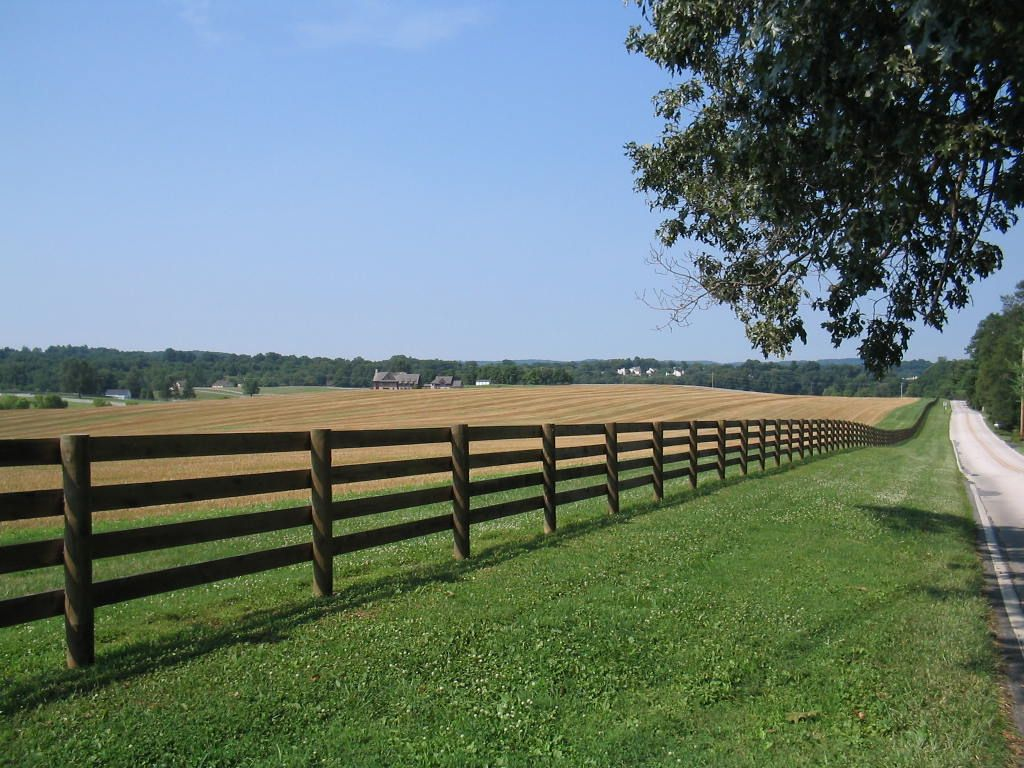
//> input picture BBM2018/BBM03/BBM03/fence.jpg, 1024 x 768 px
$ ./ex03   (built with g++ and OpenCV 4)
//> lines starting //> are read from the running program, lines starting //| are printed output that depends on the picture; after the words box and inside, x2 and y2 are one past the last pixel; in counts of white or black regions, pixels touching at a corner belong together
/**
 * Bildbasierte Modellierung SS 2017
 * Prof. Dr.-Ing. Marcus Magnor
 *
 * Betreuer: JP Tauscher (tauscher@cg.cs.tu-bs.de)
 * URL: https://graphics.tu-bs.de/teaching/ss17/bbm
 */

#include <iostream>
#include <queue>

#include <opencv2/highgui/highgui.hpp>
#include <opencv2/imgproc/imgproc.hpp>
#include <opencv2/contrib/contrib.hpp>

#include "cv.h"
#include "highgui.h"
#include "cvaux.h"
#include "cxcore.h"
#include "opencv2/opencv.hpp"
#include <string>
#include <math.h>
#include <opencv2/opencv.hpp>
#include <opencv2/core/core.hpp>
#include <opencv2/highgui/highgui.hpp>
#include <cstdlib>
#include <stdio.h>

using namespace cv;
using namespace std;

/**
 * Datum: 24.4.2018
 *
 * Übungsblatt: 3
 * Abgabe: 8.5.2018
 */

/**
 * Aufgabe: Median-Filter (10 Punkte)
 * Der Median-Filter ist ein einfacher nichtlinearer Filter, der sich
 * gut eignet, um bestimmte Arten von Bildrauschen zuentfernen.
 * - Implementiere einen Median-Filter, ohne \code{medianBlur} zu verwenden.
 *
 */

/* TODO */
void medianFilter(const Mat& image, Mat& image_out);
//unsigned char GetMedianNum(unsigned char * bArray, int iFilterLen);
void salt(Mat& image, int n);
void pepper(Mat& image, int n);

int main(int argc, char **argv) {

	Mat image_gray = imread("fence.jpg",IMREAD_GRAYSCALE);
//> image_gray: 768 rows x 1024 cols, CV_8UC1; min 0, max 255, mean 114.5
	//Mat image_gray = imread("skyscraper.jpg",IMREAD_GRAYSCALE);
	//Mat image_gray = imread("quad.png",IMREAD_GRAYSCALE);
	if (image_gray.empty())
    return -1;

	Mat image_gray_median(image_gray.rows,image_gray.cols,CV_8UC1);

	namedWindow("grau", WINDOW_NORMAL);
	imshow("grau", image_gray);
	waitKey(0);

	medianFilter(image_gray,image_gray_median);

	namedWindow("median_grau", WINDOW_NORMAL);
	imshow("median_grau", image_gray_median);
	waitKey(0);
    /**
     * - Wende den Median-Filter auf ein Graustufenbild an.
     */

/* TODO */

	//Mat image_color =imread("skyscraper.jpg",IMREAD_COLOR);
	Mat image_color = imread("fence.jpg",IMREAD_COLOR);
//> image_color is the input picture: 768 rows x 1024 cols, CV_8UC3; mean B, G, R 114, 120.8, 102.5
	//Mat image_color = imread("quad.png",IMREAD_COLOR);
	namedWindow("image_color", WINDOW_NORMAL);
	imshow("image_color", image_color);
	waitKey(0);

    Mat median_image_color;
	vector<Mat> channels(3);
	vector<Mat> median_channels(3);
	Mat imageRedChannel(image_gray.rows,image_gray.cols,CV_8UC1);
	Mat imageGreenChannel(image_gray.rows,image_gray.cols,CV_8UC1);
    Mat imageBlueChannel(image_gray.rows,image_gray.cols,CV_8UC1);
	split(image_color, channels);
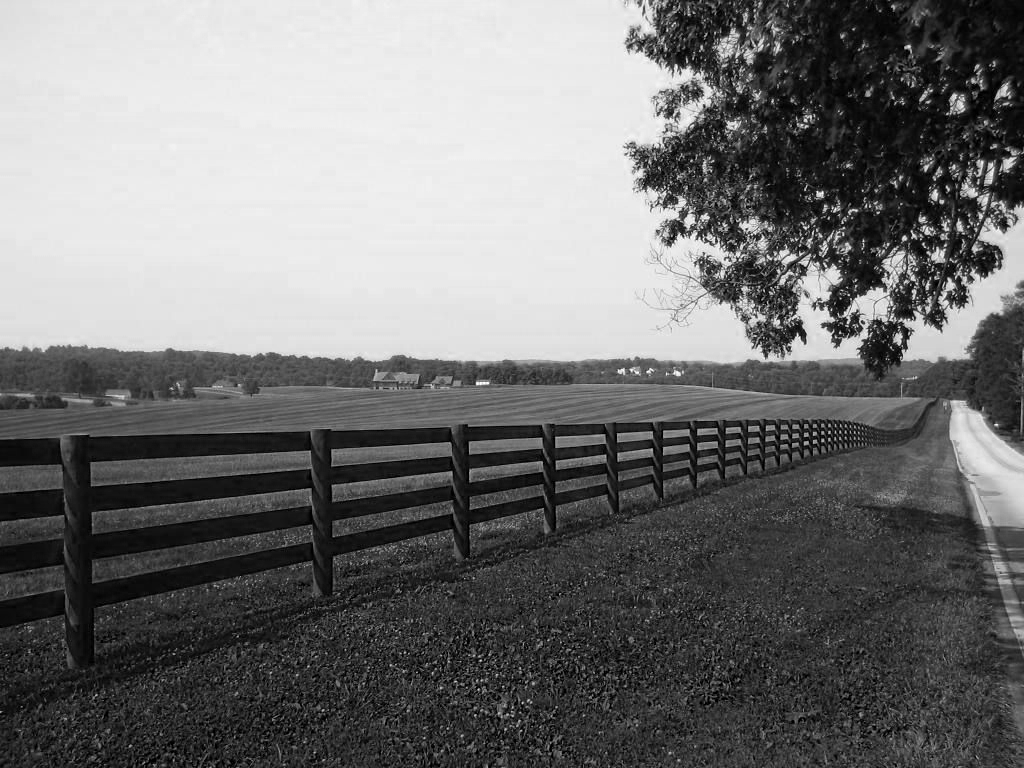
//> channels[0]: 768 rows x 1024 cols, CV_8UC1; min 0, max 255, mean 114
	medianFilter(channels[2],imageRedChannel);
	medianFilter(channels[1],imageGreenChannel);
	medianFilter(channels[0],imageBlueChannel);
	median_channels[2]= imageRedChannel;
	median_channels[1] = imageGreenChannel;
	median_channels[0] = imageBlueChannel;
	merge(median_channels,median_image_color);
    namedWindow("median_image_color", WINDOW_NORMAL);
	imshow("median_image_color", median_image_color);
	waitKey(0);

    /**
     * - Wende den Median-Filter auf die einzelnen Kanäle eines Farbbilds an
     */


/* TODO */


    /**
     * - Wie kann man ungewollte Farbverschiebungen vermeiden?
     * - Für welche Arten von Rauschen eignet sich der Median-Filter gut, für welche nicht?
     */
	Mat image_gray1 = imread("fence.jpg",IMREAD_GRAYSCALE);
	//Mat image_gray1 = imread("skyscraper.jpg",IMREAD_GRAYSCALE);
	//Mat image_gray1 = imread("quad.png",IMREAD_GRAYSCALE);
	salt(image_gray1,5000);
//> after the loop in salt, `for(int k=0; k<n; k++)`:
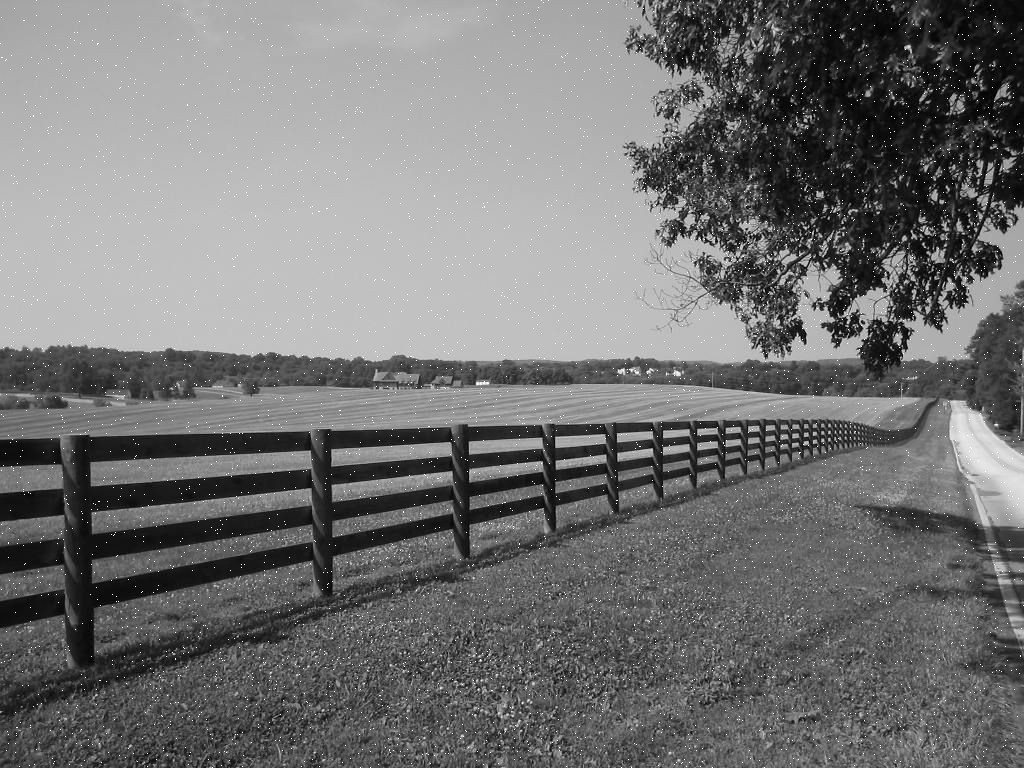
//> image: 768 rows x 1024 cols, CV_8UC1; min 0, max 255, mean 115.4
	pepper(image_gray1,5000);
//> after the loop in pepper, `for(int k=0; k<n; k++)`:
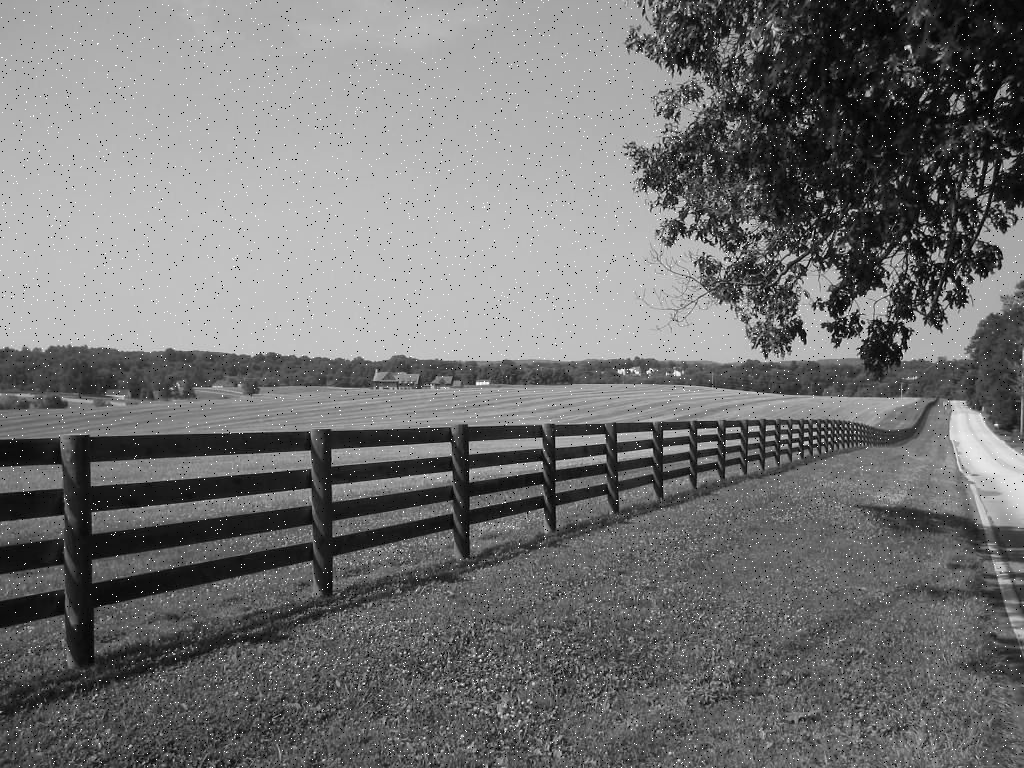
//> image: 768 rows x 1024 cols, CV_8UC1; 0.63% of pixels changed, all inside (x1, y1, x2, y2) = (0, 0, 1024, 768)
	namedWindow("noise_grau", WINDOW_NORMAL);
	imshow("noise_grau", image_gray1);
	waitKey(0);

	Mat image_gray1_median(image_gray.rows,image_gray.cols,CV_8UC1);
	medianFilter(image_gray1,image_gray1_median);
	namedWindow("nosie_filter", WINDOW_NORMAL);
	imshow("nosie_filter", image_gray1_median);
	waitKey(0);

    /**
     * Aufgabe: Hough-Transformation (10 Punkte)
     *
     * Die Hough-Transformation kann für das Finden von Linien in Bildern verwendet werden.
     *
     * In dieser Aufgabe sollst du die Hough-Transformation implementieren ohne die Funktionen \code{HoughLines}
     * oder \code{HoughLinesP} zu verwenden.
     */


    /**
    * - Erzeuge ein Kantenbild. Verwende dazu einen Filter deiner Wahl. Begründe die Wahl des Kantendetektors.
    */
	Mat canny;
	//unsigned int pixel;
	Canny(image_gray,canny,50,150,3); // value is 0 or 255
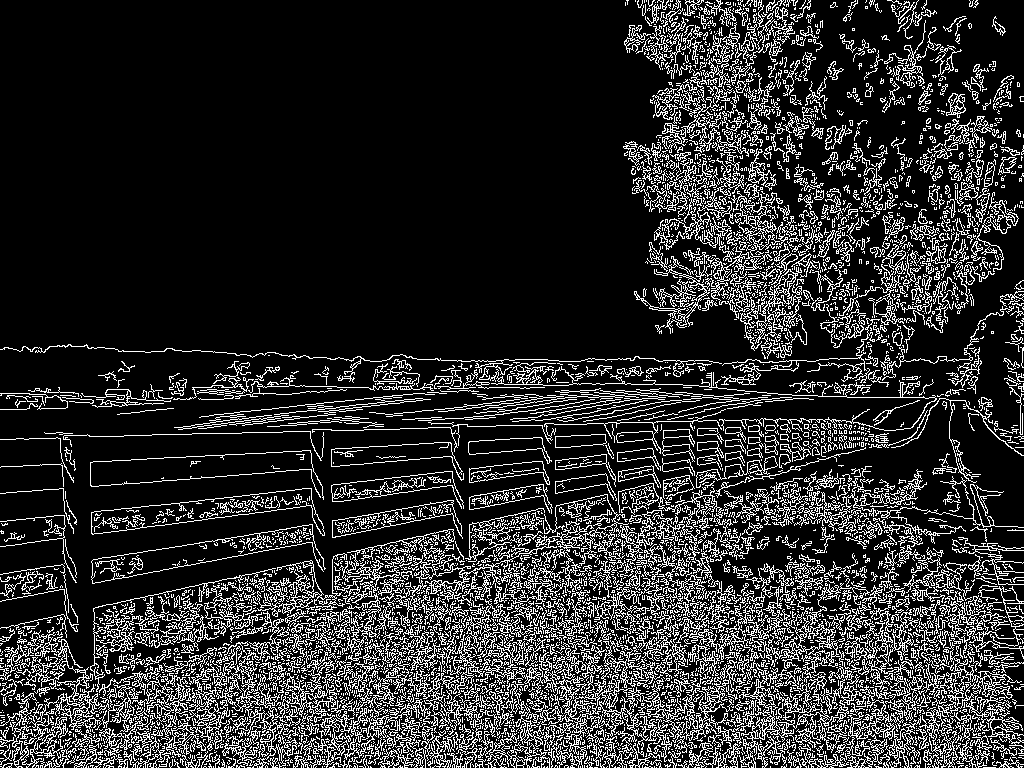
//> canny: 768 rows x 1024 cols, CV_8UC1; 17.4% white in thin lines or dots
	imshow("canny", canny);
	// [6 lines of commented-out code are left out]
	namedWindow("canny", WINDOW_NORMAL);
	imshow("canny", canny);
	waitKey(0);

/* TODO */

    /**
    * - Transformiere das Kantenbild in den Hough-Raum und zeige diesen in einer geeigneten Color Map an.
    */
	float angle;
	float distance;
	int distance_int;
	double distance_max = sqrt((double)(canny.cols * canny.cols + canny.rows * canny.rows)); //rows= height= 768 cols = height =1024
//> distance_max = 1280
	cout<<sin(-1.04719667)<<endl;
	int hough_rows = cvRound(distance_max);
//> hough_rows = 1280
	int hough_cols = 180; // change -90 -> 90 to 0 -> 180
	Mat hough = Mat::zeros(hough_rows * 2, hough_cols, CV_16UC1); // parameter(ρ,θ) -p -> p  into 0 ->2p
	cout<<hough.rows<<endl;
//| 2560
	cout<<hough.cols<<endl;
//| 180
	for (int i = 0; i < canny.rows; i++) {
        for (int j = 0; j < canny.cols; j++) {
			if(canny.at<uchar>(i, j) == 255) {
				for (int k = 0 ; k < 180; k++) {
					angle = ((float) k - 90 )/ 180 * CV_PI; //real angle in radian
					//angle = (float) k / 180 * CV_PI;
					distance = j * cos(angle) + i * sin(angle);
					//if(distance > 0) {distance_int = cvRound(distance) + hough_rows;}
					//else {distance_int = cvRound(distance);
					//	  distance_int = abs(distance_int);}
					distance_int = cvRound(distance) + hough_rows;
						if(k >= 0 && k < hough.cols && distance_int >= 0 && distance_int < hough.rows){
							hough.at<ushort>(distance_int,k) += 1; // accumulate
						}
					}
				}
			}
		}
//> this loop made 768 passes
//> (distance, distance_int) on passes 1 to 3: (17.05, 1297), (18.03, 1298), (19.05, 1299)
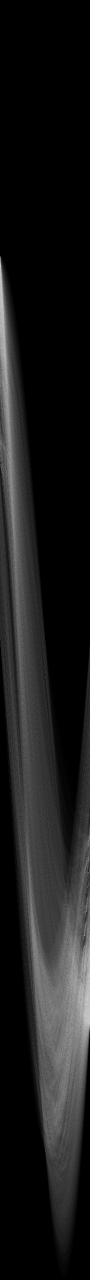
//> hough: 2560 rows x 180 cols, CV_16UC1 (shown at 1/2 size); min 0, max 498, mean 53.5; drawn with min black and max white
//> after the loop, angle = 1.55; distance = 784.7; distance_int = 2065
    Mat hough_color;
    normalize(hough, hough_color, 0, 255, NORM_MINMAX, CV_8UC1);
    applyColorMap(hough_color, hough_color, COLORMAP_JET);
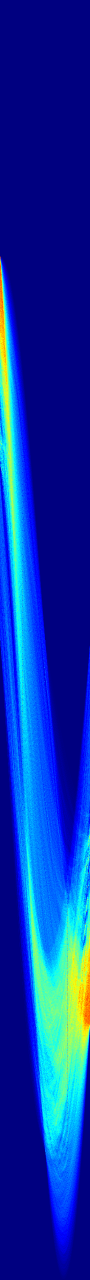
//> hough_color: 2560 rows x 180 cols, CV_8UC3 (shown at 1/2 size); mean B, G, R 165.8, 50.8, 9.8
	namedWindow("hough space", WINDOW_NORMAL);
    imshow("hough space", hough_color);
    waitKey(0);

/* TODO */

    /**
    * - Finde die markantesten Linien und zeichne diese in das Originalbild ein.
    */

/* TODO */
	 vector<Point> lines;
	 int maxvalue = 0;
	 	 	for (int i = 0; i < hough.rows; i++) {
				for (int j = 0; j < hough.cols; j++) {
				 if (hough.at<ushort>(i, j) > maxvalue)
					{
						 maxvalue = hough.at<ushort>(i, j);

					}
				}
			}
//> after the loop, maxvalue = 498
	cout<<"max"<<maxvalue<<endl;
//| max498
    int threshold = cvRound(0.8 * maxvalue);
//> threshold = 398
	 Point pt;
	 	for (int i = 1; i < hough.rows -1; i++) {
			for (int j = 1; j < hough.cols -1; j++) {
				int value = hough.at<ushort>(i, j);
				if( value > threshold)
				{
					if((value > hough.at<ushort>(i-1, j-1)) && (value > hough.at<ushort>(i, j-1)) && (value > hough.at<ushort>(i+1, j-1)) && (value > hough.at<ushort>(i-1, j)) && (value > hough.at<ushort>(i+1, j)) && (value > hough.at<ushort>(i-1, j+1)) && (value > hough.at<ushort>(i, j+1)) && (value > hough.at<ushort>(i+1, j+1)))
                   {
						pt.x = i;
					    pt.y = j;
					    lines.push_back(pt);
				   }
				 }
			}
}
//> after the loop, lines = 67 Points (x, y), first 12: [537, 1], [549, 2], [564, 1], [566, 3], [567, 1], [569, 2], [573, 2], [577, 3], [581, 3], [583, 2], [588, 1], [592, 3]
		cout<<"size"<<lines.size()<<endl;
//| size67
		for (unsigned int i = 0; i<lines.size(); i++)
			{
				//float r = lines[i].x > hough_rows ? lines[i].x - hough_rows : lines[i].x ;
				float r = lines[i].x - hough_rows;
				float theta = (float) (lines[i].y -90)/ 180 * CV_PI;
				Point pt1,pt2;
				double a=cos(theta);
				double b=sin(theta);
				double x = r * a;
				double y = r * b;
				pt1.x = 0;
				pt1.y = cvRound(r / b);
				pt2.x = canny.cols;
				pt2.y = cvRound((- a * canny.cols + r) / b);

				// [7 lines of commented-out code are left out]
				line(image_color, pt1, pt2, Scalar(0,0,225), 2, CV_AA);
			 }
//> this loop made 67 passes
//> (r, theta, a, b, x, y) on passes 1 to 12: (-743, -1.55, 0.0175, -1, -12.97, 742.9), (-731, -1.54, 0.0349, -0.999, -25.51, 730.6), (-716, -1.55, 0.0175, -1, -12.5, 715.9), (-714, -1.52, 0.0523, -0.999, -37.37, 713), (-713, -1.55, 0.0175, -1, -12.44, 712.9), (-711, -1.54, 0.0349, -0.999, -24.81, 710.6), (-707, -1.54, 0.0349, -0.999, -24.67, 706.6), (-703, -1.52, 0.0523, -0.999, -36.79, 702), (-699, -1.52, 0.0523, -0.999, -36.58, 698), (-697, -1.54, 0.0349, -0.999, -24.32, 696.6), (-692, -1.55, 0.0175, -1, -12.08, 691.9), (-688, -1.52, 0.0523, -0.999, -36.01, 687.1)
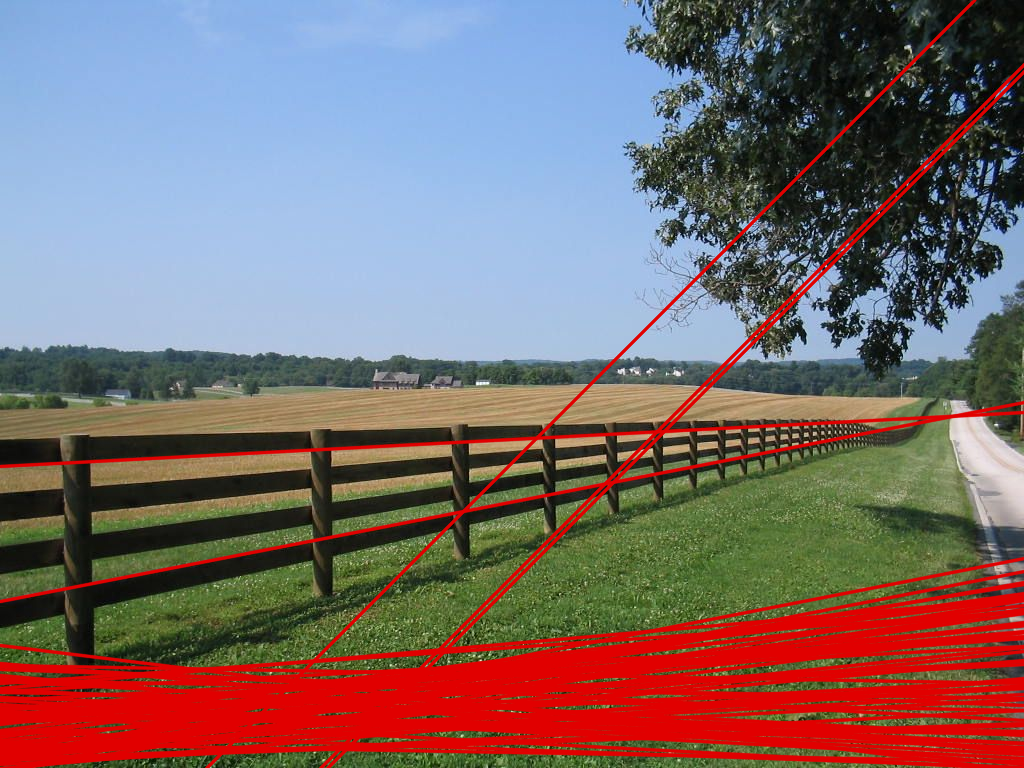
//> image_color: 768 rows x 1024 cols, CV_8UC3; mean B, G, R 106.2, 105.9, 124.7
   // namedWindow("Hough", WINDOW_NORMAL);
	imshow("Hough", image_color);
	waitKey(0);

	}

// [23 lines of commented-out code are left out]

void medianFilter(const Mat& image, Mat& image_out) {
	if (image.channels() != 1) {
        cout << "the input should be a gray picture " << endl;
		exit(1);
    }
    int rows=image.rows;
	int cols=image.cols;
	for (int j=1;j< rows -1;j++)
    {
		for (int i=1;i< cols-1;i++)
        {
				unsigned char window[9];
				 window[0] = image.at<uchar>(j-1,i-1);
				 window[1] = image.at<uchar>(j-1,i);
				 window[2] = image.at<uchar>(j-1,i+1);
				 window[3] = image.at<uchar>(j,i-1);
				 window[4] = image.at<uchar>(j,i);
				 window[5] = image.at<uchar>(j,j+1);
				 window[6] = image.at<uchar>(j+1,i-1);
				 window[7] = image.at<uchar>(j+1,i);
				 window[8] = image.at<uchar>(j+1,i+1);
                 //image_out.at<uchar>(j,i) =GetMedianNum(window, 9);
				 unsigned char Temp;
				 for (int m = 0; m < 9 - 1; m ++){
					for (int n = 0; n < 9 - m - 1; n ++){
						 if (window[n] > window[n + 1]){
								Temp = window[n];
								window[n] = window[n + 1];
								window[n + 1] = Temp;
							}
						}
					}
				image_out.at<uchar>(j,i) = window[4];
        }
    }
}

void salt(Mat& image, int n){
    for(int k=0; k<n; k++){
        int i = rand()%image.cols;
        int j = rand()%image.rows;

        if(image.channels() == 1){
            image.at<uchar>(j,i) = 255;
        }else{
            image.at<Vec3b>(j,i)[0] = 255;
            image.at<Vec3b>(j,i)[1] = 255;
            image.at<Vec3b>(j,i)[2] = 255;
        }
    }
}

void pepper(Mat& image, int n)
{
    for(int k=0; k<n; k++)
    {
        int i = rand()%image.cols;
        int j = rand()%image.rows;

        if(image.channels() == 1)
        {
            image.at<uchar>(j,i) = 0;
        }
        else if(image.channels() == 3)
        {
            image.at<Vec3b>(j,i)[0] = 0;
            image.at<Vec3b>(j,i)[1] = 0;
            image.at<Vec3b>(j,i)[2] = 0;
        }
    }
}

$ run again, with BBM2018/BBM03/BBM03/skyscraper.jpg copied over BBM2018/BBM03/BBM03/fence.jpg
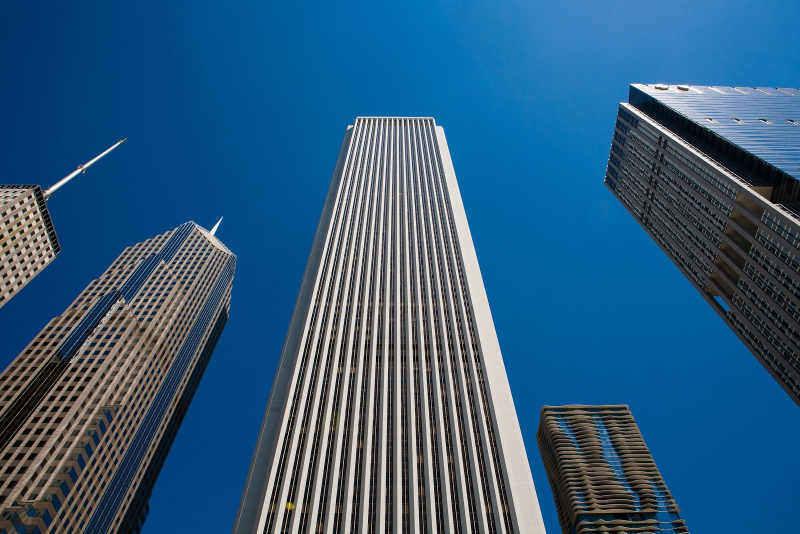
//> input picture BBM2018/BBM03/BBM03/skyscraper.jpg, 1600 x 1067 px (shown at 1/2 size)
//> image_color is the input picture: 1067 rows x 1600 cols, CV_8UC3; mean B, G, R 126, 91.5, 47
//> `Canny(image_gray,canny,50,150,3);`:
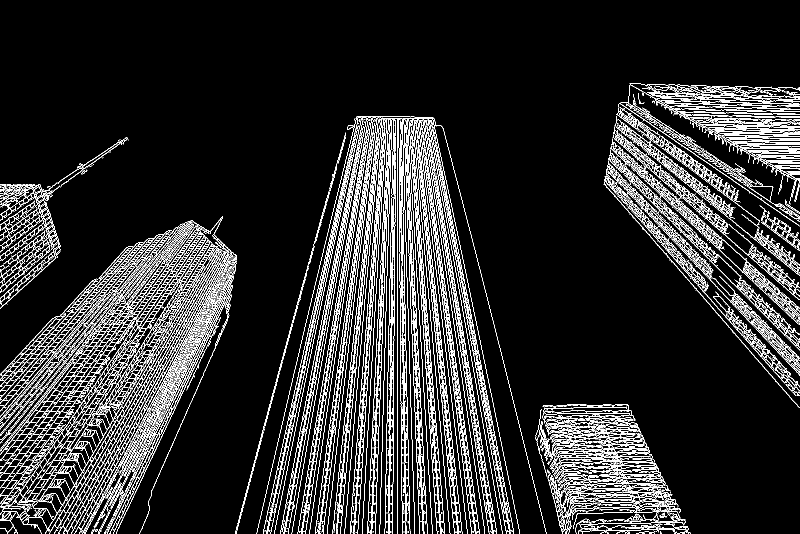
//> canny: 1067 rows x 1600 cols, CV_8UC1 (shown at 1/2 size); 10.7% white in thin lines or dots, all inside (x1, y1, x2, y2) = (0, 167, 1600, 1067)
//| 3846
//| 180
//> after the loop `for (int i = 0; i < canny.rows; i++)`: angle = 1.55; distance = 1089.9; distance_int = 3013
//> `applyColorMap(hough_color, hough_color, COLORMAP_JET);`:
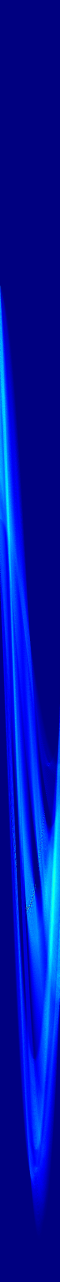
//> hough_color: 3846 rows x 180 cols, CV_8UC3 (shown at 1/3 size); mean B, G, R 167.7, 18.2, 0.1
//> after the loop `for (int i = 0; i < hough.rows; i++)`: maxvalue = 830
//| max830
//> threshold = 664
//> after the loop `for (int i = 1; i < hough.rows -1; i++)`: lines = 1 Point (x, y): [2717, 90]
//| size1
//> the loop `for (unsigned int i = 0; i<lines.size(); i++)` made 1 pass
//> (r, theta, a, b, x, y) on pass 1: (794, 0, 1, 0, 794, 0)
